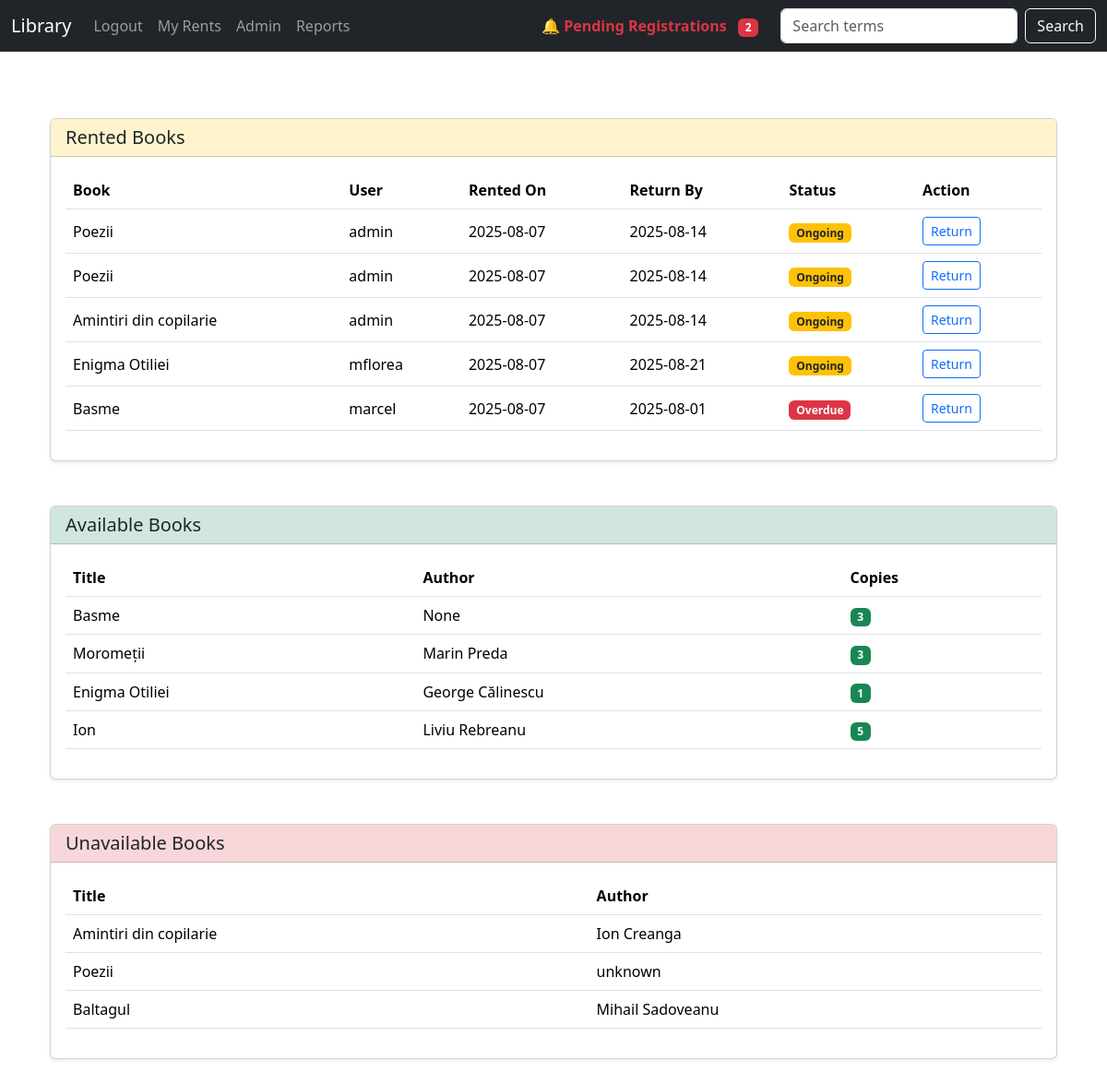
The page /reports/ (signed in) on the database as committed earlier.
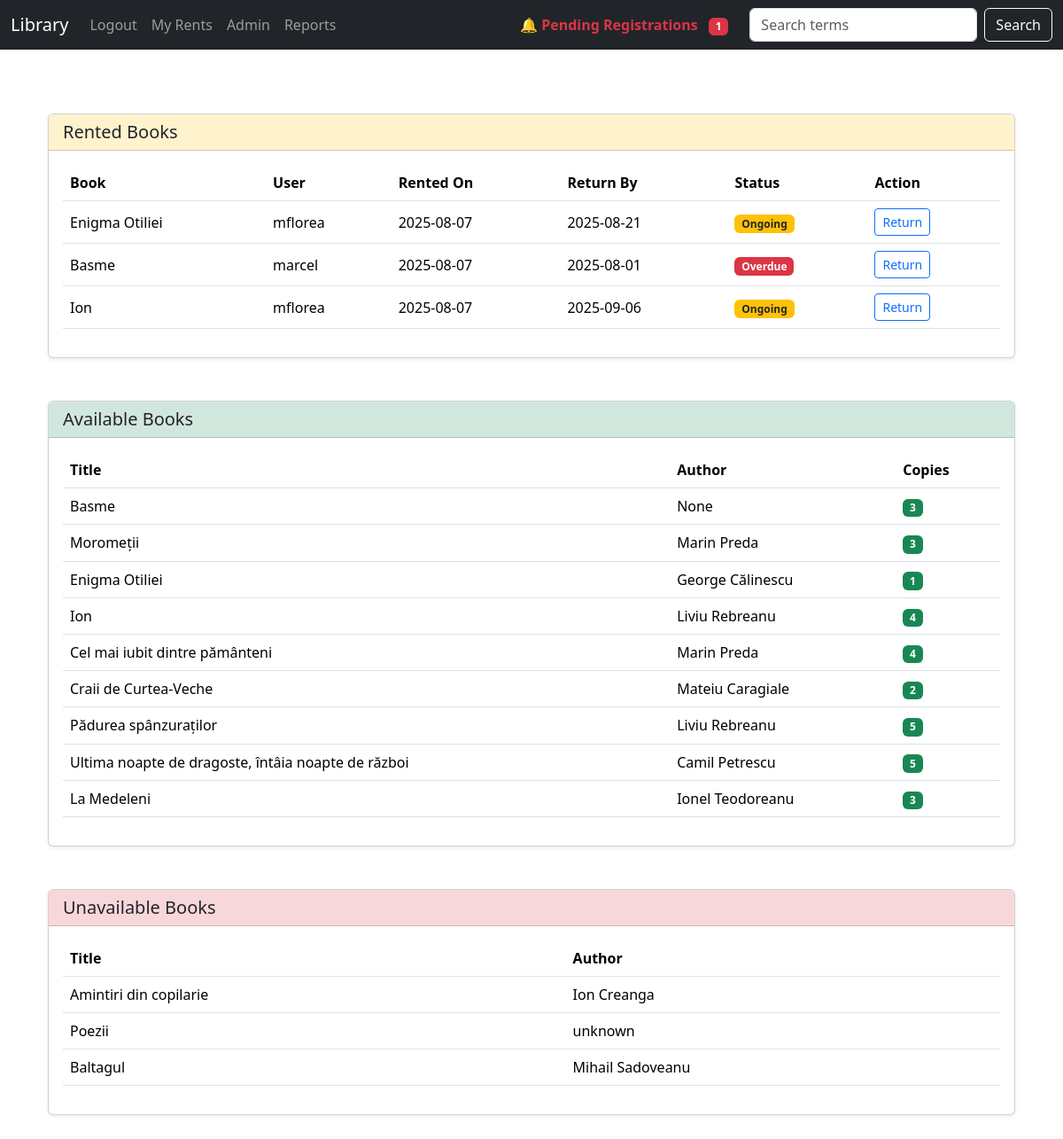
The same page on the database as committed later.
### mainview/models.py (models this page shows, shortened)
class Rent(models.Model):
    book = models.ForeignKey(Book, on_delete=models.CASCADE)
    user = models.ForeignKey('auth.User', on_delete=models.CASCADE)
    rent_date = models.DateTimeField(auto_now_add=True)
    return_date = models.DateTimeField(blank=True, null=True)
    returned = models.BooleanField(default=False)
    returned_at = models.DateTimeField(blank=True, null=True)

class Book(models.Model):
    title = models.CharField(max_length=100)
    author = models.CharField(max_length=100, blank=True, null=True)
    published_date = models.DateField(blank=True, null=True)
    available_copies = models.PositiveIntegerField(default=0)

### mainview/views.py (the view)
# urls.py: path("reports/", views.reports_view, name="reports"),
def reports_view(request):
    if not request.user.is_staff:
        messages.error(request, 'You do not have permission to view this page.')
        return redirect('home')
    rented_books = Rent.objects.select_related('book', 'user').all()
    available_books = Book.objects.filter(available_copies__gt=0)
    unavailable_books = Book.objects.filter(available_copies=0)
    return render(request, "reports.html", {
        "rented_books": rented_books,
        "available_books": available_books,
        "unavailable_books": unavailable_books,
        'now': timezone.now()
    })

### mainview/context_processors.py (called while the page is built)
def user_context_processor(request):
    if request.user.is_authenticated and request.user.is_staff:
        User = get_user_model()
        pending_users = User.objects.all().filter(is_active=False).count()
        return {'pending_users': pending_users}
    return {}

### mainview/templates/reports.html (shortened to what this page needs)
{% extends 'base.html' %}
{% block content %}
<div class="container mt-5">
    <div class="card mb-5 shadow-sm">
        <div class="card-header bg-warning-subtle">
            <h5 class="mb-0">Rented Books</h5>
        </div>
        <div class="card-body">
            <table class="table table-hover align-middle">
                <thead>
                    <tr>
                        <th>Book</th>
                        <th>User</th>
                        <th>Rented On</th>
                        <th>Return By</th>
                        <th>Status</th>
                        <th>Action</th>
                    </tr>
                </thead>
                <tbody>
                    {% for rent in rented_books %}
                        {% if not rent.returned %}
                        <tr>
                            <td>{{ rent.book.title }}</td>
                            <td> {{ rent.user.username }}</td>
                            <td>{{ rent.rent_date|date:"Y-m-d" }}</td>
                            <td>
                                {% if rent.return_date %}
                                    {{ rent.return_date|date:"Y-m-d" }}
                                {% else %}
                                    <span class="text-muted">—</span>
                                {% endif %}
                            </td>
                            <td>
                                {% if rent.return_date and rent.return_date < now %}
                                    <span class="badge bg-danger">Overdue</span>
                                {% else %}
                                    <span class="badge bg-warning text-dark">Ongoing</span>
                                {% endif %}
                            </td>
                            <td>
                                <form method="post" action="{% url 'returnBook' rent.id %}">
                                    <button class="btn btn-sm btn-outline-primary">Return</button>
                                </form>
                            </td>
                        </tr>
                        {% endif %}
                    {% empty %}
                        <tr>
                            <td colspan="6" class="text-muted text-center">No books currently rented.</td>
                        </tr>
                    {% endfor %}
                </tbody>
            </table>
        </div>
    </div>
    <div class="card mb-5 shadow-sm">
        <div class="card-header bg-success-subtle">
            <h5 class="mb-0">Available Books</h5>
        </div>
        <div class="card-body">
            <table class="table table-hover align-middle">
                <thead>
                    <tr>
                        <th>Title</th>
                        <th>Author</th>
                        <th>Copies</th>
                    </tr>
                </thead>
                <tbody>
                    {% for book in available_books %}
                    <tr>
                        <td>{{ book.title }}</td>
                        <td>{{ book.author }}</td>
                        <td><span class="badge bg-success">{{ book.available_copies }}</span></td>
                    </tr>
                    {% empty %}
                    <tr>
                        <td colspan="3" class="text-muted text-center">No books available.</td>
                    </tr>
                    {% endfor %}
                </tbody>
            </table>
        </div>
    </div>
    <div class="card mb-5 shadow-sm">
        <div class="card-header bg-danger-subtle">
            <h5 class="mb-0">Unavailable Books</h5>
        </div>
        <div class="card-body">
            <table class="table table-hover align-middle">
                <thead>
                    <tr>
                        <th>Title</th>
                        <th>Author</th>
                    </tr>
                </thead>
                <tbody>
                    {% for book in unavailable_books %}
                    <tr>
                        <td>{{ book.title }}</td>
                        <td>{{ book.author }}</td>
                    </tr>
                    {% empty %}
                    <tr>
                        <td colspan="2" class="text-muted text-center">No books are currently unavailable.</td>
                    </tr>
                    {% endfor %}
                </tbody>
            </table>
        </div>
    </div>
</div>
{% endblock %}

### mainview/templates/base.html (shortened to what this page needs)
<!doctype html>
<html lang="en">
<head>
  <link href="https://cdn.jsdelivr.net/npm/bootstrap@5.3.7/dist/css/bootstrap.min.css" rel="stylesheet"
>
</head>
<body>
  {%include 'navbar.html' %}
  <div class="container">
    <br />
    {% block content %}
    {% endblock %}
  </div>
</body>
</html>

### mainview/templates/navbar.html (shortened to what this page needs)
<nav class="navbar navbar-expand-lg navbar-dark bg-dark">
  <div class="container-fluid">
    <a class="navbar-brand" href="{%url 'home'%}">Library</a>
    <div class="collapse navbar-collapse" id="navbarSupportedContent">
      <ul class="navbar-nav me-auto mb-2 mb-lg-0">
        {% if user.is_authenticated %}
        <li class="nav-item">
          <a class="nav-link" href="{%url 'logout' %}">Logout</a>
        </li>
        <li class="nav-item">
          <a class="nav-link" href="{%url 'myRents' %}">My Rents</a>
        </li>
        {%if user.is_staff%}
        <li class="nav-item">
          <a class="nav-link" href="{%url 'admin:index' %}">Admin</a>
        </li>
        <li class="nav-item">
          <a class="nav-link" href="{%url 'reports' %}">Reports</a>
        </li>
        {%endif%}
        {% endif %}
      </ul>
      {% if user.is_authenticated %}
      {%if user.is_staff%}
      {%if pending_users > 0%}
      <ul class="navbar-nav mb-2 mb-lg-0 me-3">
        <li class="nav-item">
          <a class="nav-link text-danger fw-bold" href="{% url 'admin:auth_user_changelist' %}?is_active__exact=0">
            🔔 Pending Registrations
            <span class="badge bg-danger ms-2">{{ pending_users }}</span>
          </a>
        </li>
      </ul>
      {%endif%}
      {%endif%}
      <form class="d-flex" role="search" action="{% url 'search' %}">
        <input class="form-control me-2" type="search" name = "q" placeholder="Search terms" aria-label="Search" />
        <button class="btn btn-outline-light" type="submit">Search</button>
      </form>
      {% endif %}
    </div>
  </div>
</nav>

Rows that differ between the two databases and show on the page:
removed Rent: book "Poezii", user.username "admin", rent_date "2025-08-07", return_date "2025-08-14", shows "Ongoing"
removed Rent: book "Poezii", user.username "admin", rent_date "2025-08-07", return_date "2025-08-14", shows "Ongoing"
removed Rent: book "Amintiri din copilarie", user.username "admin", rent_date "2025-08-07", return_date "2025-08-14", shows "Ongoing"
added Rent: book "Ion", user.username "mflorea", rent_date "2025-08-07", return_date "2025-09-06", shows "Ongoing"
changed Book "Ion": available_copies "5" → "4"
added Book: title "Cel mai iubit dintre pământeni", author "Marin Preda", available_copies "4", shown under "Available Books"
added Book: title "Craii de Curtea-Veche", author "Mateiu Caragiale", available_copies "2", shown under "Available Books"
added Book: title "Pădurea spânzuraților", author "Liviu Rebreanu", available_copies "5", shown under "Available Books"
added Book: title "Ultima noapte de dragoste, întâia noapte de război", author "Camil Petrescu", available_copies "5", shown under "Available Books"
added Book: title "La Medeleni", author "Ionel Teodoreanu", available_copies "3", shown under "Available Books"
Other text that changed with them:
{{ pending_users }}: "2" → "1"
